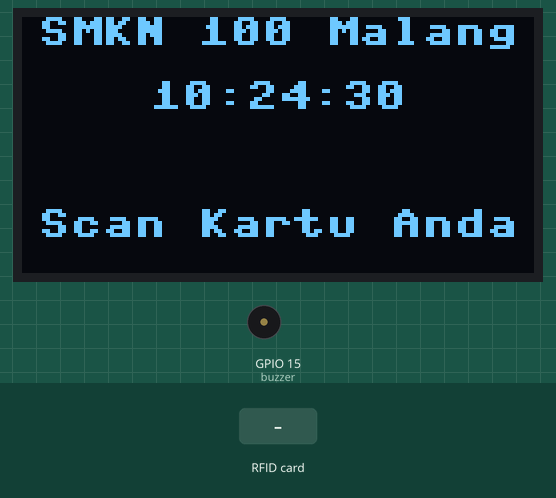
The program below on a simulated ESP32 board running MicroPython. On the bench: 128×64 one-colour display, buzzer (waves = sounding). The inputs (shaded band) are chosen by the test bench. The clock reads 2024-03-15 10:24:30 at power-on unless the program sets it; files the program writes start out absent; the interpreter's speed is modelled, so counts of loop turns are approximate; library files of the repository ran but are not shown: mfrc522.py, ssd1306.py, ds3231.py; what the program prints to the serial console is not drawn.

Above: at 1.4 s.
1.5 s: RFID card 22 AB DA 1C held to the reader
At 2.3 s:
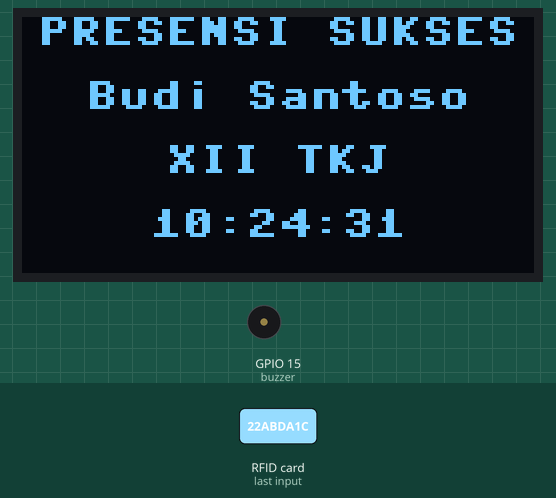
4.4 s: RFID card 6D 02 CB D3 held to the reader
At 5.4 s:
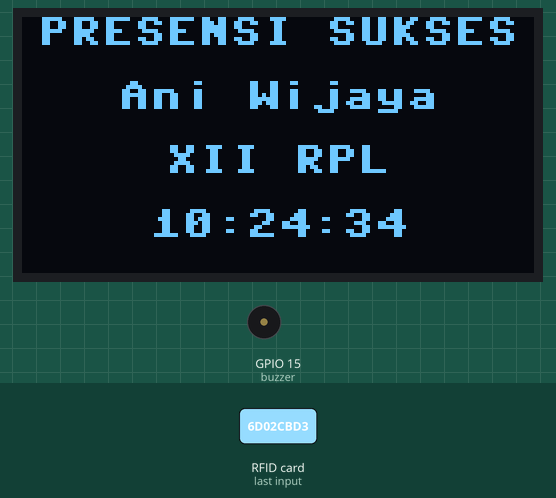
7.3 s: RFID card A1 B2 C3 D4 held to the reader
At 8.6 s:
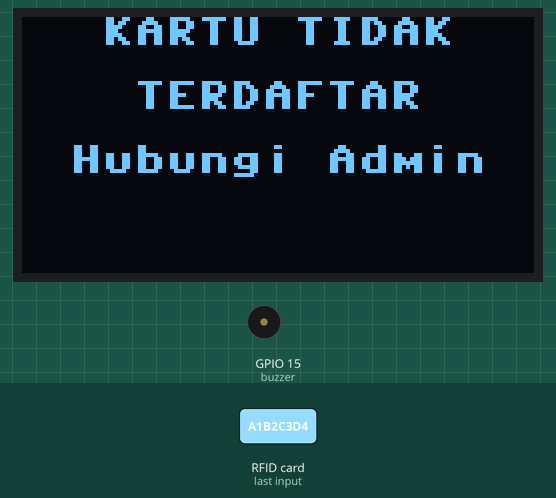
10.3 s: RFID card 5E 7A 19 C4 held to the reader
At 12.3 s:
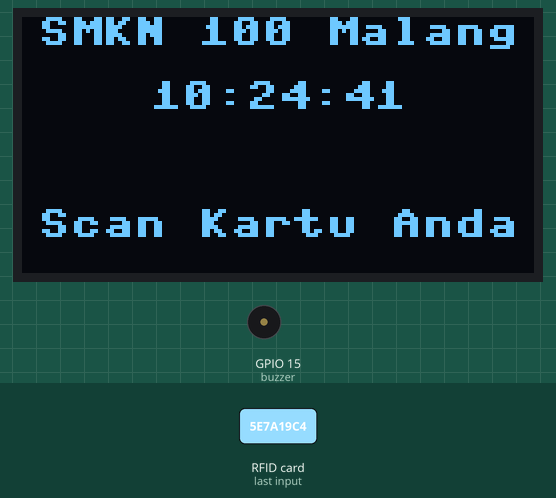
Timing chart, 0 to 13.8 s (numbered marks = the images above; inputs shaded):
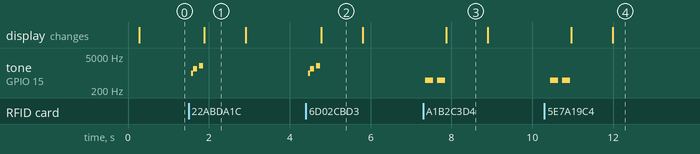

Measured:
- after the input at 1.5 s, tone on GPIO 15 (buzzer): plays 1000 Hz for 0.05 s, 1500 Hz for 0.10 s, 2000 Hz for 0.10 s, starting after 0.07 s; the display: changes after 0.39 s (image 1)
- after the input at 4.4 s, tone on GPIO 15 (buzzer): plays 1000 Hz for 0.05 s, 1500 Hz for 0.10 s, 2000 Hz for 0.10 s, starting after 0.06 s; the display: changes after 0.38 s (image 2)
- after the input at 7.3 s, tone on GPIO 15 (buzzer): alternates 500 Hz for 0.20 s and silent for 0.10 s, 4 changes in all, then stays silent, starting after 0.05 s; the display: changes after 0.57 s (image 3)
- after the input at 10.3 s, tone on GPIO 15 (buzzer): alternates 500 Hz for 0.20 s and silent for 0.10 s, 4 changes in all, then stays silent, starting after 0.14 s; the display: first changes after 0.66 s (image 4 shows a later state)
- what the display in image 1 shows lasts 1.0 s, from 1.9 s to 2.9 s

The program:

05-sdcard.py
```python
# ============================================
# MATERI 05: SISTEM PRESENSI + SD CARD STORAGE
# Program: Menyimpan data presensi ke SD Card
# Platform: MicroPython ESP32
# ============================================

from machine import Pin, SPI, I2C, PWM
import time
import ujson as json
import os

# Import library
from mfrc522 import MFRC522
from ssd1306 import SSD1306_I2C
from ds3231 import DS3231
import sdcard

# ============================================
# KONFIGURASI PIN
# ============================================

PIN_I2C_SCL = 22
PIN_I2C_SDA = 21

PIN_RFID_CS = 5
PIN_RFID_SCK = 18
PIN_RFID_MOSI = 23
PIN_RFID_MISO = 19
PIN_RFID_RST = 4

PIN_SD_CS = 25
PIN_SD_SCK = 14
PIN_SD_MOSI = 13
PIN_SD_MISO = 12

PIN_BUZZER = 15

# ============================================
# KONFIGURASI FILE SD CARD
# ============================================

FILE_PRESENSI = '/sd/presensi.json'
FILE_BACKUP = '/sd/backup_presensi.json'

# ============================================
# DATA DUMMY
# ============================================

DATABASE_KARTU = {
    "22abda1c": {"nama": "Budi Santoso", "kelas": "XII TKJ", "member_id": 1},
    "6d02cbd3": {"nama": "Ani Wijaya", "kelas": "XII RPL", "member_id": 2},
    "i9j0k1l2": {"nama": "Candra Putra", "kelas": "XII TKJ", "member_id": 3},
}

# ============================================
# INISIALISASI HARDWARE
# ============================================

def init_i2c():
    """Inisialisasi I2C"""
    try:
        i2c = I2C(0, scl=Pin(PIN_I2C_SCL), sda=Pin(PIN_I2C_SDA), freq=400000)
        print(f"✓ I2C OK: {[hex(d) for d in i2c.scan()]}")
        return i2c
    except Exception as e:
        print(f"✗ I2C error: {e}")
        return None

def init_oled(i2c):
    """Inisialisasi OLED"""
    try:
        oled = SSD1306_I2C(128, 64, i2c, addr=0x3C)
        oled.fill(0)
        oled.show()
        print("✓ OLED OK")
        return oled
    except Exception as e:
        print(f"✗ OLED error: {e}")
        return None

def init_rtc(i2c):
    """Inisialisasi RTC"""
    try:
        rtc = DS3231(i2c)
        dt = rtc.date_time()

        # Cek apakah RTC perlu dikalibrasi (tahun < 2024)
        if dt[0] < 2024:
            print(f"⚠ RTC belum dikalibrasi (tahun: {dt[0]})")
            print("  RTC akan di-set ke waktu default: 2025-01-15 08:00:00")
            # Set ke waktu default
            rtc.date_time((2025, 1, 15, 8, 0, 0, 3))  # 2025-01-15 08:00:00 Rabu
            dt = rtc.date_time()
            print(f"✓ RTC di-set ke: {dt[0]:04d}-{dt[1]:02d}-{dt[2]:02d} {dt[3]:02d}:{dt[4]:02d}:{dt[5]:02d}")
        else:
            print(f"✓ RTC OK: {dt[0]}-{dt[1]:02d}-{dt[2]:02d} {dt[3]:02d}:{dt[4]:02d}:{dt[5]:02d}")

        return rtc
    except Exception as e:
        print(f"✗ RTC error: {e}")
        return None

def init_rfid():
    """Inisialisasi RFID"""
    try:
        spi = SPI(1, baudrate=1000000, polarity=0, phase=0,
                  sck=Pin(PIN_RFID_SCK), mosi=Pin(PIN_RFID_MOSI), miso=Pin(PIN_RFID_MISO))
        rfid = MFRC522(spi, Pin(PIN_RFID_CS), Pin(PIN_RFID_RST))
        print("✓ RFID OK")
        return rfid
    except Exception as e:
        print(f"✗ RFID error: {e}")
        return None

def init_sd_card():
    """Inisialisasi SD Card"""
    print("Menginisialisasi SD Card...")
    try:
        spi = SPI(2, baudrate=1000000, polarity=0, phase=0,
                  sck=Pin(PIN_SD_SCK), mosi=Pin(PIN_SD_MOSI), miso=Pin(PIN_SD_MISO))
        sd = sdcard.SDCard(spi, Pin(PIN_SD_CS))

        # Mount SD Card
        try:
            os.mount(sd, '/sd')
        except:
            try:
                os.umount('/sd')
            except:
                pass
            os.mount(sd, '/sd')

        # Test write/read
        with open('/sd/test.txt', 'w') as f:
            f.write('OK')
        with open('/sd/test.txt', 'r') as f:
            test = f.read()
        os.remove('/sd/test.txt')

        if test == 'OK':
            print("✓ SD Card OK dan siap digunakan")
            return True
        else:
            print("✗ SD Card tidak bisa write/read")
            return False
    except Exception as e:
        print(f"✗ SD Card error: {e}")
        return False

def init_buzzer():
    """Inisialisasi Buzzer"""
    try:
        buzzer = PWM(Pin(PIN_BUZZER), freq=2000, duty=0)
        print("✓ Buzzer OK")
        return buzzer
    except:
        return None

# ============================================
# FUNGSI BUZZER
# ============================================

def beep(buzzer, freq, ms):
    if buzzer:
        buzzer.freq(freq)
        buzzer.duty(512)
        time.sleep_ms(ms)
        buzzer.duty(0)

def bunyi_sukses(buzzer):
    beep(buzzer, 1500, 100)
    time.sleep_ms(50)
    beep(buzzer, 2000, 100)

def bunyi_error(buzzer):
    beep(buzzer, 500, 200)
    time.sleep_ms(100)
    beep(buzzer, 500, 200)

def bunyi_save(buzzer):
    """Bunyi konfirmasi data tersimpan"""
    beep(buzzer, 1000, 50)

# ============================================
# FUNGSI RTC
# ============================================

def set_waktu_rtc(rtc, year, month, day, hour, minute, second, weekday):
    """
    Set waktu RTC secara manual
    weekday: 1=Senin, 2=Selasa, 3=Rabu, 4=Kamis, 5=Jumat, 6=Sabtu, 7=Minggu

    Contoh:
    set_waktu_rtc(rtc, 2025, 1, 15, 14, 30, 0, 3)  # 2025-01-15 14:30:00 Rabu
    """
    print(f"\nSetting waktu RTC...")
    print(f"  Tanggal: {year:04d}-{month:02d}-{day:02d}")
    print(f"  Waktu  : {hour:02d}:{minute:02d}:{second:02d}")

    rtc.date_time((year, month, day, hour, minute, second, weekday))
    time.sleep_ms(100)

    # Verifikasi
    dt = rtc.date_time()
    print(f"✓ RTC berhasil di-set: {dt[0]:04d}-{dt[1]:02d}-{dt[2]:02d} {dt[3]:02d}:{dt[4]:02d}:{dt[5]:02d}")

def get_timestamp_string(rtc):
    """Timestamp format ISO8601"""
    dt = rtc.date_time()
    return f"{dt[0]:04d}-{dt[1]:02d}-{dt[2]:02d}T{dt[3]:02d}:{dt[4]:02d}:{dt[5]:02d}+00:00"

def get_waktu_display(rtc):
    """Waktu untuk tampilan"""
    dt = rtc.date_time()
    return f"{dt[3]:02d}:{dt[4]:02d}:{dt[5]:02d}"

def get_tanggal_display(rtc):
    """Tanggal untuk tampilan"""
    dt = rtc.date_time()
    bulan = ["", "Jan", "Feb", "Mar", "Apr", "Mei", "Jun", "Jul", "Agu", "Sep", "Okt", "Nov", "Des"]
    return f"{dt[2]:02d} {bulan[dt[1]]} {dt[0]}"

# ============================================
# FUNGSI OLED
# ============================================

def tampilkan_teks(oled, lines):
    """Tampilkan teks di OLED"""
    oled.fill(0)
    y = 0
    for line in lines[:4]:
        if line:
            text = str(line)[:16]
            x = max(0, (128 - len(text) * 8) // 2)
            oled.text(text, x, y, 1)
        y += 16
    oled.show()

def tampilkan_home(oled, rtc):
    """Tampilan home"""
    tampilkan_teks(oled, [
        "SMKN 100 Malang",
        get_waktu_display(rtc),
        "",
        "Scan Kartu Anda"
    ])

def tampilkan_presensi_sukses(oled, nama, kelas, waktu):
    """Tampilan presensi sukses"""
    tampilkan_teks(oled, [
        "PRESENSI SUKSES",
        nama[:16],
        kelas[:16],
        waktu
    ])

def tampilkan_kartu_tidak_terdaftar(oled):
    """Tampilan kartu tidak terdaftar"""
    tampilkan_teks(oled, [
        "KARTU TIDAK",
        "TERDAFTAR",
        "Hubungi Admin"
    ])

# ============================================
# FUNGSI RFID
# ============================================

def bytes_to_hex(data):
    """Konversi bytes ke hex"""
    return ''.join(['{:02x}'.format(b) for b in data[:4]])

def baca_kartu_rfid(rfid):
    """Baca kartu RFID"""
    try:
        (stat, tag_type) = rfid.request(rfid.REQIDL)
        if stat == rfid.OK:
            (stat, uid) = rfid.SelectTagSN()
            if stat == rfid.OK:
                return bytes_to_hex(uid)
    except:
        pass
    return None

# ============================================
# FUNGSI SD CARD - OPERASI FILE
# ============================================

def simpan_presensi_ke_sd(record):
    """
    Simpan 1 record presensi ke SD Card
    Format: append ke file JSON array
    """
    try:
        # Baca data existing
        data_existing = []
        if 'presensi.json' in os.listdir('/sd'):
            with open(FILE_PRESENSI, 'r') as f:
                content = f.read()
                if content:
                    data_existing = json.loads(content)

        # Tambahkan record baru
        data_existing.append(record)

        # Simpan kembali ke file
        with open(FILE_PRESENSI, 'w') as f:
            f.write(json.dumps(data_existing))

        print(f"  → Data tersimpan ke SD Card (Total: {len(data_existing)} records)")
        return True
    except Exception as e:
        print(f"  ✗ Error simpan ke SD: {e}")
        return False

def load_presensi_dari_sd():
    """
    Load semua data presensi dari SD Card
    Return: list of records atau []
    """
    try:
        if 'presensi.json' in os.listdir('/sd'):
            with open(FILE_PRESENSI, 'r') as f:
                content = f.read()
                if content:
                    data = json.loads(content)
                    print(f"✓ Loaded {len(data)} records dari SD Card")
                    return data
        print("⚠ File presensi.json tidak ditemukan")
        return []
    except Exception as e:
        print(f"✗ Error load dari SD: {e}")
        return []

def backup_presensi_ke_sd():
    """
    Buat backup file presensi
    Copy presensi.json ke backup_presensi.json
    """
    try:
        if 'presensi.json' in os.listdir('/sd'):
            with open(FILE_PRESENSI, 'r') as f:
                data = f.read()
            with open(FILE_BACKUP, 'w') as f:
                f.write(data)
            print("✓ Backup file berhasil dibuat")
            return True
    except Exception as e:
        print(f"✗ Error backup: {e}")
        return False

def hapus_presensi_sd():
    """
    Hapus file presensi (gunakan dengan hati-hati!)
    """
    try:
        if 'presensi.json' in os.listdir('/sd'):
            os.remove(FILE_PRESENSI)
            print("✓ File presensi dihapus")
        return True
    except Exception as e:
        print(f"✗ Error hapus: {e}")
        return False

def lihat_isi_sd():
    """
    Tampilkan isi SD Card
    """
    print("\n" + "="*60)
    print("ISI SD CARD")
    print("="*60)
    try:
        files = os.listdir('/sd')
        print(f"Total file: {len(files)}")
        for f in files:
            try:
                stat = os.stat(f'/sd/{f}')
                size = stat[6]
                print(f"  - {f:30s} ({size:>8} bytes)")
            except:
                print(f"  - {f}")
    except Exception as e:
        print(f"Error: {e}")
    print("="*60 + "\n")

def export_csv_ke_sd(data_presensi):
    """
    Export data presensi ke format CSV
    """
    try:
        with open('/sd/presensi.csv', 'w') as f:
            # Header CSV
            f.write("Nama,Kelas,UID,Tanggal,Waktu,Timestamp\n")

            # Data rows
            for record in data_presensi:
                line = f"{record['nama']},{record['kelas']},{record['uid']},"
                line += f"{record['tanggal']},{record['waktu']},{record['timestamp']}\n"
                f.write(line)

        print("✓ File CSV berhasil dibuat: /sd/presensi.csv")
        return True
    except Exception as e:
        print(f"✗ Error export CSV: {e}")
        return False

# ============================================
# FUNGSI PRESENSI
# ============================================

def proses_presensi(uid, rtc, buzzer, sd_available):
    """
    Proses presensi dengan auto-save ke SD Card
    """
    data = DATABASE_KARTU.get(uid)

    if data:
        # Presensi SUKSES
        timestamp = get_timestamp_string(rtc)
        waktu = get_waktu_display(rtc)
        tanggal = get_tanggal_display(rtc)

        # Buat record presensi
        record = {
            "member_id": data['member_id'],
            "nama": data['nama'],
            "kelas": data['kelas'],
            "uid": uid,
            "timestamp": timestamp,
            "waktu": waktu,
            "tanggal": tanggal
        }

        # Print ke serial
        print(f"\n{'='*60}")
        print(f"✓ PRESENSI BERHASIL")
        print(f"{'='*60}")
        print(f"Nama      : {data['nama']}")
        print(f"Kelas     : {data['kelas']}")
        print(f"Tanggal   : {tanggal}")
        print(f"Waktu     : {waktu}")
        print(f"Timestamp : {timestamp}")

        # Simpan ke SD Card
        if sd_available:
            if simpan_presensi_ke_sd(record):
                bunyi_save(buzzer)  # Bunyi konfirmasi save
        else:
            print("  ⚠ SD Card tidak tersedia, data tidak tersimpan!")

        print(f"{'='*60}\n")

        bunyi_sukses(buzzer)
        return (True, data, waktu)
    else:
        # Kartu TIDAK TERDAFTAR
        print(f"\n{'='*60}")
        print(f"✗ KARTU TIDAK TERDAFTAR")
        print(f"{'='*60}")
        print(f"UID: {uid}")
        print(f"{'='*60}\n")

        bunyi_error(buzzer)
        return (False, None, None)

# ============================================
# PROGRAM UTAMA
# ============================================

def main():
    """Program utama"""
    print("\n" + "="*60)
    print("SISTEM PRESENSI RFID - MATERI 05")
    print("Dengan SD Card Storage")
    print("Teaching Factory SMKN 100 Malang")
    print("="*60 + "\n")

    # Inisialisasi hardware
    i2c = init_i2c()
    oled = init_oled(i2c) if i2c else None
    rtc = init_rtc(i2c) if i2c else None
    rfid = init_rfid()
    sd_available = init_sd_card()
    buzzer = init_buzzer()

    if not oled or not rfid:
        print("FATAL: OLED atau RFID error!")
        return

    if not rtc:
        print("WARNING: RTC tidak tersedia")

    # Cek data existing di SD Card
    if sd_available:
        print("\n" + "="*60)
        print("CEK DATA PRESENSI DI SD CARD")
        print("="*60)
        data_existing = load_presensi_dari_sd()
        if data_existing:
            print(f"Ditemukan {len(data_existing)} record presensi tersimpan")
            print("Data dapat diekspor ke komputer")
        else:
            print("Belum ada data presensi tersimpan")
        print("="*60 + "\n")

        # Lihat isi SD Card
        lihat_isi_sd()

    # Sistem siap
    print("="*60)
    print("SISTEM SIAP!")
    print("="*60)
    print(f"SD Card      : {'Tersedia' if sd_available else 'Tidak tersedia'}")
    print(f"Kartu terdaftar: {len(DATABASE_KARTU)}")
    print("\nTekan Ctrl+C untuk melihat data dan keluar")
    print("="*60 + "\n")

    # ============================================
    # KALIBRASI WAKTU RTC (OPTIONAL)
    # ============================================
    # Uncomment baris di bawah untuk set waktu manual:
    # Format: set_waktu_rtc(rtc, tahun, bulan, tanggal, jam, menit, detik, hari)
    # Hari: 1=Senin, 2=Selasa, 3=Rabu, 4=Kamis, 5=Jumat, 6=Sabtu, 7=Minggu

    # Contoh set ke waktu saat ini (sesuaikan manual):
    # set_waktu_rtc(rtc, 2025, 1, 17, 11, 30, 0, 5)  # 17 Jan 2025, 11:30, Jumat
    # ============================================

    tampilkan_home(oled, rtc)

    # Variable tracking
    last_card = None
    last_time = 0
    COOLDOWN_MS = 5000

    # Loop utama
    try:
        while True:
            card_id = baca_kartu_rfid(rfid)

            if card_id:
                current_time = time.ticks_ms()

                # Cek cooldown
                if card_id == last_card:
                    if time.ticks_diff(current_time, last_time) < COOLDOWN_MS:
                        time.sleep_ms(100)
                        continue

                last_card = card_id
                last_time = current_time

                # Proses presensi
                sukses, data, waktu = proses_presensi(card_id, rtc, buzzer, sd_available)

                if sukses:
                    tampilkan_presensi_sukses(oled, data['nama'], data['kelas'], waktu)
                else:
                    tampilkan_kartu_tidak_terdaftar(oled)

                time.sleep(1)
                tampilkan_home(oled, rtc)

            time.sleep_ms(100)

    except KeyboardInterrupt:
        print("\n\n" + "="*60)
        print("PROGRAM DIHENTIKAN")
        print("="*60 + "\n")

        # Tampilkan data presensi dari SD Card
        if sd_available:
            data_presensi = load_presensi_dari_sd()

            if data_presensi:
                print("="*60)
                print(f"TOTAL PRESENSI TERSIMPAN: {len(data_presensi)}")
                print("="*60)
                print("\nData Presensi (10 terakhir):")
                print("-" * 60)
                for record in data_presensi[-10:]:
                    print(f"{record['nama']:20s} | {record['kelas']:10s} | {record['waktu']}")
                print("-" * 60)

                print("\n" + "="*60)
                print("EKSPOR DATA (Format CSV)")
                print("="*60)
                print("Nama,Kelas,UID,Tanggal,Waktu,Timestamp")
                for record in data_presensi:
                    print(f"{record['nama']},{record['kelas']},{record['uid']},"
                          f"{record['tanggal']},{record['waktu']},{record['timestamp']}")
                print("="*60 + "\n")

                # Buat backup
                backup_presensi_ke_sd()

                # Export ke CSV
                export_csv_ke_sd(data_presensi)
            else:
                print("Tidak ada data presensi\n")

        tampilkan_teks(oled, ["Sistem", "Dihentikan"])
        if buzzer:
            buzzer.deinit()

if __name__ == "__main__":
    main()


# ============================================
# PENJELASAN & CARA PENGGUNAAN
# ============================================
"""
FITUR BARU DI MATERI 05:
1. ✓ Auto-save setiap presensi ke SD Card (format JSON)
2. ✓ Auto-set waktu RTC jika belum dikalibrasi
3. ✓ Fungsi manual untuk kalibrasi waktu RTC
4. ✓ Load data existing saat sistem start
5. ✓ Backup file presensi otomatis
6. ✓ Export data ke format CSV
7. ✓ Bunyi konfirmasi saat data tersimpan
8. ✓ Statistik lengkap saat program dihentikan

CARA KALIBRASI WAKTU RTC:

METODE 1: AUTO-SET (Default)
- RTC otomatis di-set ke 2025-01-15 08:00:00 jika tahun < 2024
- Cocok untuk testing awal

METODE 2: MANUAL SET
1. Cari bagian kode dengan komentar "KALIBRASI WAKTU RTC"
2. Uncomment baris set_waktu_rtc()
3. Edit parameter sesuai waktu sekarang:

   set_waktu_rtc(rtc, tahun, bulan, tanggal, jam, menit, detik, hari)

   Contoh set ke 17 Januari 2025 jam 11:30:00 (Jumat):
   set_waktu_rtc(rtc, 2025, 1, 17, 11, 30, 0, 5)

4. Upload program
5. Setelah RTC ter-set, comment kembali baris tersebut
6. Upload ulang (agar tidak reset setiap restart)

KODE HARI DALAM SEMINGGU:
1 = Senin, 2 = Selasa, 3 = Rabu, 4 = Kamis, 5 = Jumat, 6 = Sabtu, 7 = Minggu

STRUKTUR FILE DI SD CARD:
/sd/presensi.json         → File utama data presensi (JSON array)
/sd/backup_presensi.json  → File backup (dibuat saat exit)
/sd/presensi.csv          → File CSV untuk Excel (dibuat saat exit)

FORMAT DATA JSON:
[
  {
    "member_id": 1,
    "nama": "Budi Santoso",
    "kelas": "XII TKJ",
    "uid": "a1b2c3d4",
    "timestamp": "2025-01-15T08:30:45+00:00",
    "waktu": "08:30:45",
    "tanggal": "15 Jan 2025"
  },
  ...
]

CARA TESTING:
1. Pastikan SD Card terpasang dan terformat (FAT32)
2. Upload library yang diperlukan:
   - mfrc522.py
   - ssd1306.py
   - ds3231.py
   - sdcard.py (biasanya sudah built-in)
3. Upload program ini ke ESP32
4. Sistem akan otomatis mengecek dan set waktu RTC jika perlu
5. Tap beberapa kartu RFID untuk presensi
6. Data otomatis tersimpan ke SD Card
7. Tekan Ctrl+C untuk melihat:
   - Total presensi tersimpan
   - Daftar 10 presensi terakhir
   - Data lengkap format CSV
8. File backup dan CSV otomatis dibuat

CARA MENGAMBIL DATA DARI SD CARD:
1. Matikan ESP32
2. Cabut SD Card
3. Masukkan ke card reader komputer
4. Buka file:
   - presensi.json (data lengkap dalam format JSON)
   - presensi.csv (bisa dibuka di Excel/Spreadsheet)
5. Copy data CSV dari Serial Monitor juga bisa

CARA MENAMBAH KARTU BARU:
1. Tap kartu baru di reader
2. Catat UID yang muncul (contoh: "12345678")
3. Edit dictionary DATABASE_KARTU:
   "12345678": {"nama": "Nama Siswa", "kelas": "Kelas", "member_id": 4}
4. Upload ulang program

KEUNGGULAN SD CARD STORAGE:
✓ Data aman meski ESP32 mati
✓ Kapasitas penyimpanan besar (ribuan record)
✓ Mudah diakses untuk laporan/analisis
✓ Format JSON standar, mudah di-parse
✓ Bisa diekspor ke Excel
✓ Timestamp akurat dari RTC DS3231

TIPS TROUBLESHOOTING:
- SD Card tidak terdeteksi: Cek koneksi SPI, pastikan format FAT32
- Error saat write: Cek apakah SD Card full atau write-protected
- Data hilang: Selalu buat backup sebelum hapus file
- Slow performance: Gunakan SD Card yang cepat (Class 10)
- Waktu tidak akurat: Kalibrasi RTC dengan set_waktu_rtc()
- Waktu reset ke 2000: Ganti baterai CR2032 di modul RTC

NEXT STEP (Materi 06):
- Integrasi dengan database Supabase
- Upload data ke cloud secara otomatis
- Sinkronisasi real-time
- Mode online/offline dengan fallback ke SD Card
"""
```
